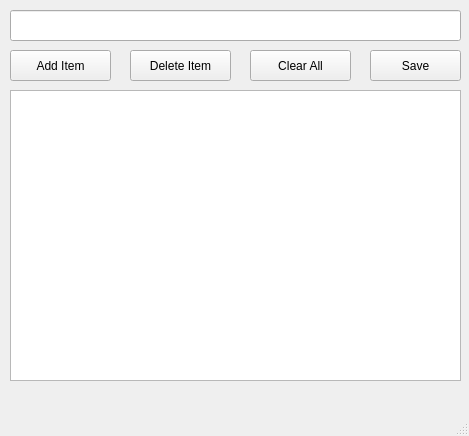
<?xml version="1.0" encoding="UTF-8"?>
<ui version="4.0">
 <class>MainWindow</class>
 <widget class="QMainWindow" name="MainWindow">
  <property name="geometry">
   <rect>
    <x>0</x>
    <y>0</y>
    <width>469</width>
    <height>436</height>
   </rect>
  </property>
  <property name="windowTitle">
   <string>TODO List</string>
  </property>
  <widget class="QWidget" name="centralwidget">
   <widget class="QPushButton" name="additem_pushButton">
    <property name="geometry">
     <rect>
      <x>10</x>
      <y>50</y>
      <width>101</width>
      <height>31</height>
     </rect>
    </property>
    <property name="text">
     <string>Add Item</string>
    </property>
   </widget>
   <widget class="QPushButton" name="deleteitem_pushButton_2">
    <property name="geometry">
     <rect>
      <x>130</x>
      <y>50</y>
      <width>101</width>
      <height>31</height>
     </rect>
    </property>
    <property name="text">
     <string>Delete Item</string>
    </property>
   </widget>
   <widget class="QPushButton" name="clearall_pushButton_3">
    <property name="geometry">
     <rect>
      <x>250</x>
      <y>50</y>
      <width>101</width>
      <height>31</height>
     </rect>
    </property>
    <property name="text">
     <string>Clear All</string>
    </property>
   </widget>
   <widget class="QLineEdit" name="additem_lineEdit">
    <property name="geometry">
     <rect>
      <x>10</x>
      <y>10</y>
      <width>451</width>
      <height>31</height>
     </rect>
    </property>
   </widget>
   <widget class="QListWidget" name="mylist_listWidget">
    <property name="geometry">
     <rect>
      <x>10</x>
      <y>90</y>
      <width>451</width>
      <height>291</height>
     </rect>
    </property>
   </widget>
   <widget class="QPushButton" name="savedb_pushButton">
    <property name="geometry">
     <rect>
      <x>370</x>
      <y>50</y>
      <width>91</width>
      <height>31</height>
     </rect>
    </property>
    <property name="text">
     <string>Save</string>
    </property>
   </widget>
  </widget>
  <widget class="QMenuBar" name="menubar">
   <property name="geometry">
    <rect>
     <x>0</x>
     <y>0</y>
     <width>469</width>
     <height>26</height>
    </rect>
   </property>
  </widget>
  <widget class="QStatusBar" name="statusbar"/>
 </widget>
 <resources/>
 <connections/>
</ui>
